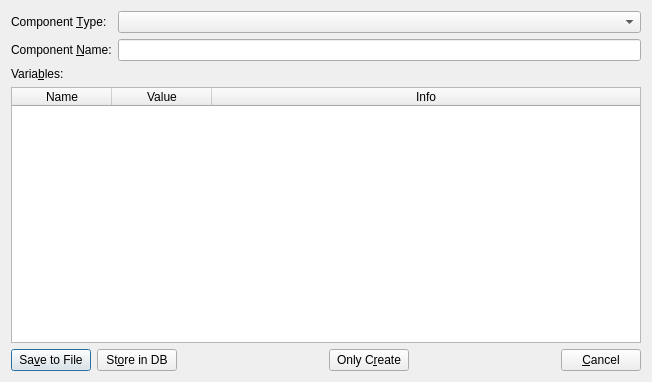
<?xml version="1.0" encoding="UTF-8"?>
<ui version="4.0">
 <class>StdCreatorDlg</class>
 <widget class="QDialog" name="StdCreatorDlg">
  <property name="geometry">
   <rect>
    <x>0</x>
    <y>0</y>
    <width>652</width>
    <height>382</height>
   </rect>
  </property>
  <property name="maximumSize">
   <size>
    <width>16777215</width>
    <height>16777215</height>
   </size>
  </property>
  <property name="windowTitle">
   <string>Component Creator</string>
  </property>
  <layout class="QGridLayout" name="gridLayout">
   <item row="0" column="0">
    <layout class="QVBoxLayout" name="verticalLayout">
     <item>
      <layout class="QGridLayout" name="gridLayout_2">
       <item row="0" column="0">
        <widget class="QLabel" name="cpTypeLabel">
         <property name="text">
          <string>Component &amp;Type:</string>
         </property>
         <property name="buddy">
          <cstring>cpTypeComboBox</cstring>
         </property>
        </widget>
       </item>
       <item row="0" column="1">
        <widget class="QComboBox" name="cpTypeComboBox"/>
       </item>
       <item row="1" column="0">
        <widget class="QLabel" name="cpNameLabel">
         <property name="text">
          <string>Component &amp;Name:</string>
         </property>
         <property name="buddy">
          <cstring>cpNameLineEdit</cstring>
         </property>
        </widget>
       </item>
       <item row="1" column="1">
        <widget class="QLineEdit" name="cpNameLineEdit"/>
       </item>
      </layout>
     </item>
     <item>
      <widget class="QLabel" name="varLabel">
       <property name="text">
        <string>Varia&amp;bles:</string>
       </property>
       <property name="buddy">
        <cstring>varTableWidget</cstring>
       </property>
      </widget>
     </item>
     <item>
      <widget class="QTableWidget" name="varTableWidget">
       <property name="autoFillBackground">
        <bool>false</bool>
       </property>
       <property name="sortingEnabled">
        <bool>false</bool>
       </property>
       <attribute name="horizontalHeaderStretchLastSection">
        <bool>true</bool>
       </attribute>
       <column>
        <property name="text">
         <string>Name</string>
        </property>
       </column>
       <column>
        <property name="text">
         <string>Value</string>
        </property>
       </column>
       <column>
        <property name="text">
         <string>Info</string>
        </property>
       </column>
      </widget>
     </item>
     <item>
      <layout class="QHBoxLayout" name="horizontalLayout">
       <item>
        <widget class="QPushButton" name="savePushButton">
         <property name="text">
          <string>Sa&amp;ve to File</string>
         </property>
        </widget>
       </item>
       <item>
        <widget class="QPushButton" name="storePushButton">
         <property name="text">
          <string>St&amp;ore in DB</string>
         </property>
        </widget>
       </item>
       <item>
        <spacer name="horizontalSpacer">
         <property name="orientation">
          <enum>Qt::Horizontal</enum>
         </property>
         <property name="sizeHint" stdset="0">
          <size>
           <width>40</width>
           <height>20</height>
          </size>
         </property>
        </spacer>
       </item>
       <item>
        <widget class="QPushButton" name="applyPushButton">
         <property name="text">
          <string>Only C&amp;reate</string>
         </property>
        </widget>
       </item>
       <item>
        <spacer name="horizontalSpacer_2">
         <property name="orientation">
          <enum>Qt::Horizontal</enum>
         </property>
         <property name="sizeHint" stdset="0">
          <size>
           <width>40</width>
           <height>20</height>
          </size>
         </property>
        </spacer>
       </item>
       <item>
        <widget class="QPushButton" name="cancelPushButton">
         <property name="text">
          <string>&amp;Cancel</string>
         </property>
        </widget>
       </item>
      </layout>
     </item>
    </layout>
   </item>
  </layout>
 </widget>
 <tabstops>
  <tabstop>savePushButton</tabstop>
  <tabstop>storePushButton</tabstop>
  <tabstop>applyPushButton</tabstop>
  <tabstop>cancelPushButton</tabstop>
 </tabstops>
 <resources/>
 <connections/>
</ui>
